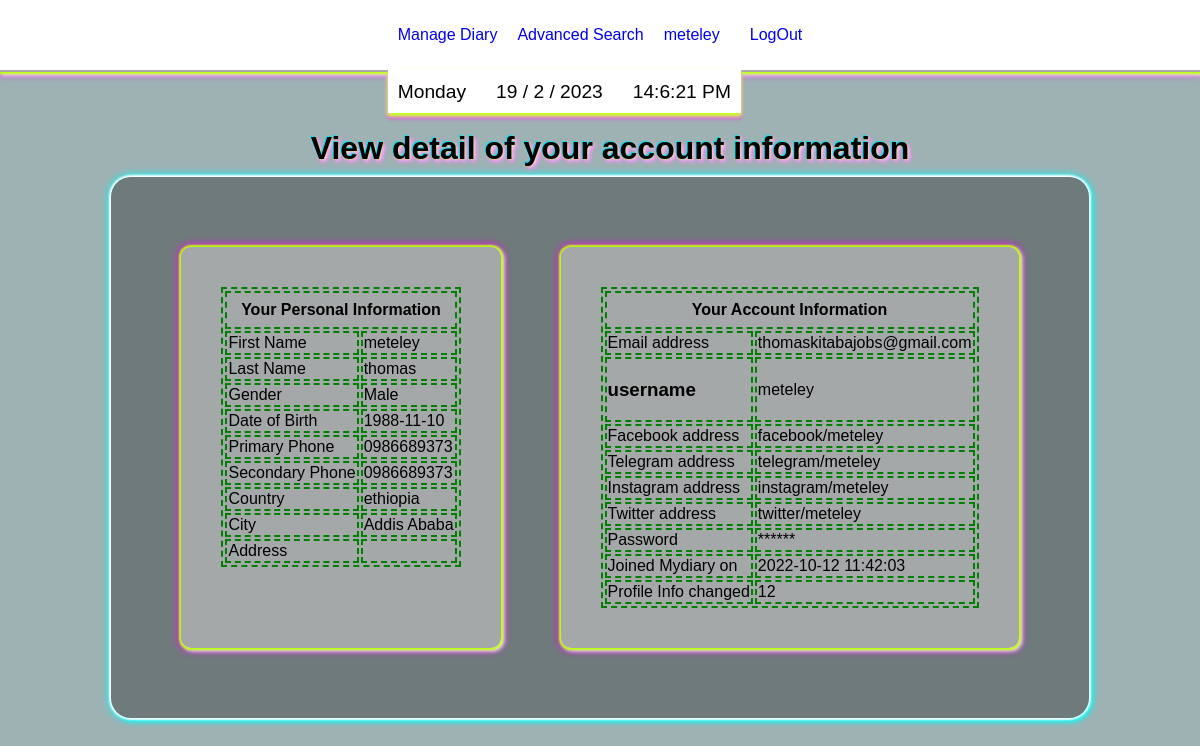
Screenshot of /viewprofile (signed in) with the database file from the repository.
### tables this page shows
CREATE TABLE users (id INTEGER PRIMARY KEY AUTOINCREMENT NOT NULL, username TEXT NOT NULL, hash TEXT NOT NULL, fname type text, lname type text, useremail text, dateregistered type text, dateofbirth type text, primaryphone type text, country type text, secondaryphone type text, city type text, gender type text, facebookaddress type text, telegramaddress type text, instagramaddress type text, twitteraddress type text, useraddress type text, numberofprofilechanges type integer default 0, emailconfirmed type text default 'False');

### app.py (the view)
@app.route("/viewprofile")
@login_required
def profilmanagement():
    profile = db.execute("SELECT * FROM users WHERE id= ?", session["user_id"])
    profile_password = profile[0]["hash"]
    return render_template("profile.html",profile=profile,profile_password= profile_password, current_user_name= global_user_name(), view_profile= 1)

### app.py (called while the page is built)
def global_user_name():
  current_user_name= db.execute("SELECT username FROM users WHERE id = ?", session["user_id"])
  return (current_user_name)

@app.after_request
def after_request(response):
    response.headers["Cache-Control"] = "no-cache, no-store, must-revalidate"
    response.headers["Expires"] = 0
    response.headers["Pragma"] = "no-cache"
    return response

### helpers.py (called while the page is built)
def login_required(f):
    @wraps(f)
    def decorated_function(*args, **kwargs):
        if session.get("user_id") is None:
            return redirect("/login")
        return f(*args, **kwargs)
    return decorated_function

### templates/profile.html (shortened to what this page needs)
{% extends "layout.html" %}
{% block main %}
<div>
    <div class="center-text">
        {% if view_profile %}
            <div class="center-center-body magenta-text-shadow margin-m ">
                <h1 class = "center-text"> View detail of your account information </h1>
            </div>
            <div class="float-bg-dark cyan-box-shadow padding-b flex">
                <div class="float-bg-light magenta-box-shadow padding-b margin-b">
                    <table class="border-none">
                        <thead>
                            <div class=" flex center-elements">
                                <tr>
                                    <th colspan = 2 class="center-text padding-s">  Your Personal Information </th>
                                </tr>
                            </div>
                        </thead>
                        <tbody>
                                <tr>
                                    <td> First Name</td>
                                    <td>  {% if profile %}
                                            {{ profile[0]["fname"] }}
                                        {% else %}
                                            {{ " ------" }}
                                        {% endif %}
                                    </td>
                                </tr>
                                <tr>
                                    <td> Last Name</td>
                                    <td>
                                        {% if profile %}
                                            {{ profile[0]["lname"] }}
                                        {% else %}
                                            {{ " ------" }}
                                        {% endif %}
                                    </td>
                                </tr>
                                <tr>
                                    <td> Gender</td>
                                    <td>
                                        {% if profile %}
                                            {{ profile[0]["gender"] }}
                                        {% else %}
                                            {{ " ------" }}
                                        {% endif %}
                                    </td>
                                </tr>
                                <tr>
                                    <td> Date of Birth</td>
                                    <td>
                                        {% if profile %}
                                            {{ profile[0]["dateofbirth"] }}
                                        {% else %}
                                            {{ " ------" }}
                                        {% endif %}
                                    </td>
                                </tr>
                                <tr>
                                    <td> Primary Phone</td>
                                    <td>
                                        {% if profile %}
                                            {{ profile[0]["primaryphone"] }}
                                        {% else %}
                                            {{ " ------" }}
                                        {% endif %}
                                    </td>
                                </tr>
                                <tr>
                                    <td> Secondary Phone</td>
                                    <td>
                                        {% if profile %}
                                            {{ profile[0]["secondaryphone"] }}
                                        {% else %}
                                            {{ " ------" }}
                                        {% endif %}
                                    </td>
                                </tr>
                                <tr>
                                    <td> Country</td>
                                    <td>
                                        {% if profile %}
                                            {{ profile[0]["country"] }}
                                        {% else %}
                                            {{ " ------" }}
                                        {% endif %}
                                    </td>
                                </tr>
                                <tr>
                                    <td> City </td>
                                    <td>
                                        {% if profile %}
                                            {{ profile[0]["city"] }}
                                        {% else %}
                                            {{ " ------" }}
                                        {% endif %}
                                    </td>
                                </tr>
                                <tr>
                                    <td> Address </td>
                                    <td>
                                    </td>
                                </tr>
                        </tbody>
                    </table>
                </div>
                <div class="float-bg-light magenta-box-shadow padding-b  margin-b">
                    <table>
                        <thead>
                            <div class=" flex center-elements">
                                <tr>
                                    <th colspan = 2 class="center-text padding-s">  Your Account Information </th>
                                </tr>
                            </div>
                        </thead>
                        <tbody>
                            <tr>
                                <td> Email address </td>
                                <td>
                                    {% if profile %}
                                        {{ profile[0]["useremail"] }}
                                    {% else %}
                                        {{ "------" }}
                                    {% endif %}
                                </td>
                            </tr>
                            <tr>
                                <td> <h3>username</h3> </td>
                                <td>
                                    {% if profile %}
                                        {{ profile[0]["username"] }}
                                    {% else %}
                                        {{ "------" }}
                                    {% endif %}
                                </td>
                            </tr>
                            <tr>
                                <td> Facebook address </td>
                                <td>
                                    {% if profile %}
                                        {{ profile[0]["facebookaddress"] }}
                                    {% else %}
                                        {{ "------" }}
                                    {% endif %}
                                </td>
                            </tr>
                            <tr>
                                <td> Telegram address </td>
                                <td>
                                    {% if profile %}
                                        {{ profile[0]["telegramaddress"] }}
                                    {% else %}
                                        {{ "------" }}
                                    {% endif %}
                                </td>
                            </tr>
                            <tr>
                                <td> Instagram address </td>
                                <td>
                                    {% if profile %}
                                        {{ profile[0]["instagramaddress"] }}
                                    {% else %}
                                        {{ "------" }}
                                    {% endif %}
                                </td>
                            </tr>
                            <tr>
                                <td> Twitter address </td>
                                <td>
                                    {% if profile %}
                                        {{ profile[0]["twitteraddress"] }}
                                    {% else %}
                                        {{ "------" }}
                                    {% endif %}
                                </td>
                            </tr>
                            <tr>
                                <td> Password</td>
                            <td>
                                {% if profile_password %}
                                    {{ "******" }}
                                {% endif %}
                            </td>
                            </tr>
                            <tr>
                                <td> Joined Mydiary on </td>
                                <td>
                                    {% if profile %}
                                        {{ profile[0]["dateregistered"] }}
                                    {% else %}
                                        {{ " ------" }}
                                    {% endif %}
                                </td>
                            </tr>
                            <tr>
                                <td> Profile Info changed </td>
                                <td>
                                    {% if profile %}
                                        {{ profile[0]["numberofprofilechanges"] }}
                                    {% else %}
                                        {{ " ------" }}
                                    {% endif %}
                                </td>
                            </tr>
                        </tbody>
                    </table>
                </div>
            </div>
        {% endif %}
    </div>
</div>
{% endblock %}

### templates/layout.html (shortened to what this page needs)
<!DOCTYPE html>
<html lang="en">
    <head>
        <link rel="stylesheet" type="text/css" href="../static/virtual-select.min.css">
        <link rel="stylesheet" href="static/style.css">
    </head>
    <body onload = "showedited(); loadCatagories()">
        <div class="container">
            <div class="header magenta-box-shadow">
              <div class = "">
                <ul class = "date-time nav flex-horizontal  white-background clock-box-shadow">
                  <li id="day" class = "nav-list"></li>
                  <li id="today" class = "nav-list"></li>
                  <li id="clock" class = "nav-list"></li>
                </ul>
              </div>
                {% if session["user_id"] %}
                <ul class="nav">
                    <li class="nav-down"> <a href= "/managediary">Manage Diary</a>
                    </li>
                </ul>
                <ul class="nav">
                    <li><a href="/search">Advanced Search </a></li>
                </ul>
                <ul class="nav">
                    <li class="nav-down">  <a href="/manageprofile"> {% if current_user_name %} {{current_user_name[0]["username"]}} {% endif %}</a>
                    </li>
                    <li >   <a href="/logout">LogOut</a> </li>
                </ul>
                    {% endif %}
            </div>
                        <div class = "image-diary">
                        <div class="center-body">
                                {% block main %}
                                {% endblock %}
                        </div>
                      </div>
                    </div>
                </body>
    </html>

### static/style.css (style rules this page uses)
*, *::before, *::after { font-family: Arial, Helvetica, sans-serif; box-sizing: border-box; }
body { margin: 0; padding: 0; background-color: rgb(158, 178, 180); }
.container { position: relative; margin-top: 120px; width: 100%; height: fit-content; font-family: cursive, arial; }
.header { position: fixed; width: 100%; background-color: white; top: 0px; display: flex; border-bottom: 2px solid rgb(170, 166, 166); justify-content: center; z-index: 11; }
.nav { position: relative; display: flex; gap: 10px; list-style: none; justify-content: center; padding-right: 10px; z-index: 1; }
.date-time { position: absolute; top: 50px; }
.center-body { background-size: contain; background-repeat:no-repeat; background-position: center center; display: flex; flex-direction: column; top: 0px; left: 0px; width: 100%; height: 100%; justify-content: flex-start; align-items: center; z-index: -1; margin: 0px 0px; }
.center-center-body { display: flex; flex-direction: column; top: 0px; left: 0px; width: 100%; height: 100%; justify-content: center; align-items: center; z-index: -1; }
.header ul, .max-content { width: max-content; padding: 0px; }
a { text-decoration: none; }
.nav-down { padding: 10px; }
ul li { padding: 10px 10px; }
li { border-color: 2px solid blue; }
.center-text { margin: 0 auto; }
.center-elements { display: flex; justify-content: center; align-items: center; }
.flex, .edit-flex { display: flex; flex-direction: column; flex: 1; flex-basis: 100%; }
.flex-horizontal { display: flex; flex-wrap: nowrap; justify-content: flex-start; align-items: flex-start; font-size: 1.2rem; }
.margin-m { margin: 10px; }
.margin-b { margin: 30px; }
.padding-s { padding: 8px; }
.padding-b { padding: 40px; }
.float-bg-light { background: rgba(243, 237, 237, 0.4); border-radius: 10px; }
.float-bg-dark { background: rgba(40, 38, 38, 0.4); border-radius: 20px; }
.white-background { background: white; }
.cyan-box-shadow { box-shadow: 0 0 2px 2px rgb(255, 255, 255), 2px 2px 4px 1px cyan, 0px 0px 8px 2px cyan; }
.magenta-box-shadow { box-shadow: 0 2px 2px 2px rgb(188, 255, 6), 2px 2px 4px 1px rgb(250, 252, 252), 0px 2px 8px 2px magenta; }
.clock-box-shadow { border-top: 2px solid white; box-shadow: 0px 3px 4px 0px rgb(188, 255, 6), 0px 3px 4px 0px rgb(250, 252, 252), 0px 5px 4px 0px magenta; }
.magenta-box-shadow { box-shadow: 0 0 2px 2px rgb(188, 255, 6), 2px 2px 4px 1px rgb(250, 252, 252), 0px 0px 8px 2px magenta; }
.magenta-text-shadow { text-shadow: -1px -1px 1px rgb(10, 219, 247), 0 0 2px rgb(188, 255, 6), 2px 2px 4px rgb(250, 252, 252), 2px 2px 4px magenta; }
table, tr, td, th { border: 2px dashed green; }
@media (min-width: 1000px) { .flex { flex-direction: row; } }

### rows the page displays
users: username "meteley", fname "meteley", lname "thomas", gender "Male", dateofbirth "1988-11-10", primaryphone "0986689373", secondaryphone "0986689373", country "ethiopia", city "Addis Ababa", useremail "thomaskitabajobs@gmail.com", facebookaddress "facebook/meteley", telegramaddress "telegram/meteley", instagramaddress "instagram/meteley", twitteraddress "twitter/meteley", dateregistered "2022-10-12 11:42:03", numberofprofilechanges "12"

### other values shown
{{ "******" }} "******"
